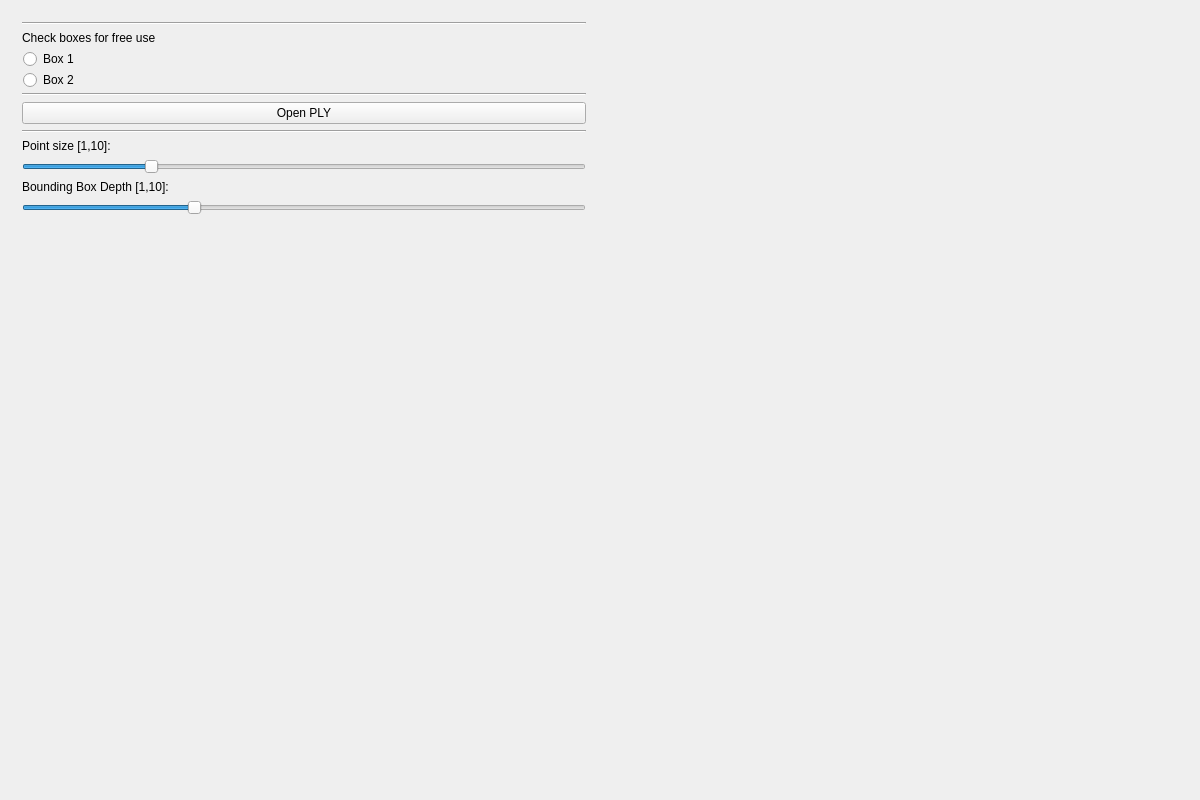
<?xml version="1.0" encoding="UTF-8"?>
<ui version="4.0">
 <class>MainWindowClass</class>
 <widget class="QMainWindow" name="MainWindowClass">
  <property name="geometry">
   <rect>
    <x>0</x>
    <y>0</y>
    <width>1200</width>
    <height>800</height>
   </rect>
  </property>
  <property name="windowTitle">
   <string>3d computer vision framework</string>
  </property>
  <property name="locale">
   <locale language="German" country="Germany"/>
  </property>
  <widget class="QWidget" name="centralWidget">
   <property name="styleSheet">
    <string notr="true">QCheckBox::indicator {
     width: 15px;
     height: 15px;
}
QRadioButton::indicator {
     width: 15px;
     height: 15px;
}</string>
   </property>
   <layout class="QHBoxLayout" name="horizontalLayout_2">
    <item>
     <widget class="QWidget" name="controlPanel" >
      <property name="maximumWidth">
       <number>200</number>
      </property>
      <layout class="QVBoxLayout" name="verticalLayout">
       <item>
        <widget class="Line" name="line_2">
         <property name="lineWidth">
          <number>1</number>
         </property>
         <property name="orientation">
          <enum>Qt::Horizontal</enum>
         </property>
        </widget>
       </item>
       <item>
        <widget class="QLabel" name="label">
         <property name="text">
          <string>Check boxes for free use</string>
         </property>
        </widget>
       </item>
       <item>
        <widget class="QRadioButton" name="radioButton_1">
         <property name="toolTip">
          <string>&lt;html&gt;&lt;head/&gt;&lt;body&gt;&lt;p&gt;&lt;br/&gt;&lt;/p&gt;&lt;/body&gt;&lt;/html&gt;</string>
         </property>
         <property name="text">
          <string>Box 1</string>
         </property>
        </widget>
       </item>
       <item>
        <widget class="QRadioButton" name="radioButton_2">
         <property name="toolTip">
          <string>&lt;html&gt;&lt;head/&gt;&lt;body&gt;&lt;p&gt;&lt;br/&gt;&lt;/p&gt;&lt;/body&gt;&lt;/html&gt;</string>
         </property>
         <property name="text">
          <string>Box 2</string>
         </property>
        </widget>
       </item>
       <item>
        <widget class="Line" name="line_3">
         <property name="lineWidth">
          <number>1</number>
         </property>
         <property name="orientation">
          <enum>Qt::Horizontal</enum>
         </property>
        </widget>
       </item>
       <item>
        <widget class="QPushButton" name="pushButton">
         <property name="text">
          <string>Open PLY</string>
         </property>
        </widget>
       </item>
       <item>
        <widget class="Line" name="line">
         <property name="orientation">
          <enum>Qt::Horizontal</enum>
         </property>
        </widget>
       </item>
       <item>
        <widget class="QLabel" name="label_2">
         <property name="text">
          <string>Point size [1,10]:</string>
         </property>
        </widget>
       </item>
       <item>
        <widget class="QSlider" name="horizontalSlider">
         <property name="sizePolicy">
          <sizepolicy hsizetype="Preferred" vsizetype="Preferred">
           <horstretch>0</horstretch>
           <verstretch>0</verstretch>
          </sizepolicy>
         </property>
         <property name="autoFillBackground">
          <bool>false</bool>
         </property>
         <property name="minimum">
          <number>1</number>
         </property>
         <property name="maximum">
          <number>10</number>
         </property>
         <property name="value">
          <number>3</number>
         </property>
         <property name="sliderPosition">
          <number>3</number>
         </property>
         <property name="orientation">
          <enum>Qt::Horizontal</enum>
         </property>
        </widget>
       </item>
       <item>
        <widget class="QLabel" name="labelBBoxDepth">
         <property name="text">
          <string>Bounding Box Depth [1,10]:</string>
         </property>
        </widget>
       </item>
       <item>
        <widget class="QSlider" name="horizontalSliderBBoxDepth">
         <property name="minimum">
          <number>0</number>
         </property>
         <property name="maximum">
          <number>10</number>
         </property>
         <property name="value">
          <number>3</number>
         </property>
         <property name="orientation">
          <enum>Qt::Horizontal</enum>
         </property>
        </widget>
       </item>
       <item>
        <spacer name="verticalSpacer">
         <property name="orientation">
          <enum>Qt::Vertical</enum>
         </property>
         <property name="sizeHint" stdset="0">
          <size>
           <width>20</width>
           <height>40</height>
          </size>
         </property>
        </spacer>
       </item>
      </layout>
     </widget>
    </item>
    <item>
     <widget class="GLWidget" name="glwidget" native="true">
      <property name="sizePolicy">
       <sizepolicy hsizetype="Expanding" vsizetype="Preferred">
        <horstretch>0</horstretch>
        <verstretch>0</verstretch>
       </sizepolicy>
      </property>
      <layout class="QHBoxLayout" name="horizontalLayout"/>
     </widget>
    </item>
   </layout>
  </widget>
 </widget>
 <layoutdefault spacing="6" margin="11"/>
 <customwidgets>
  <customwidget>
   <class>GLWidget</class>
   <extends>QWidget</extends>
   <header>glwidget.h</header>
   <container>1</container>
  </customwidget>
 </customwidgets>
 <resources/>
 <connections/>
</ui>
